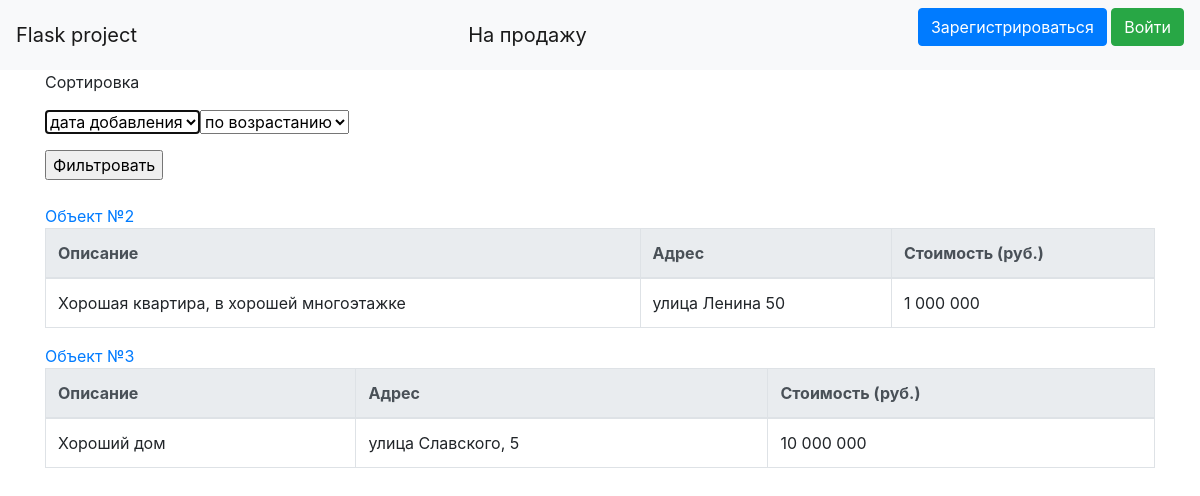
The page / on the database its author committed.
### data/realties.py (models this page shows)
class Realties(SqlAlchemyBase):
    __tablename__ = 'realties'
    id = sqlalchemy.Column(sqlalchemy.Integer, primary_key=True, autoincrement=True)
    photo = sqlalchemy.Column(sqlalchemy.String, nullable=True)
    realtor = sqlalchemy.Column(sqlalchemy.Integer, sqlalchemy.ForeignKey("users.id"))
    house = sqlalchemy.Column(sqlalchemy.String)
    desc = sqlalchemy.Column(sqlalchemy.Text, nullable=True)
    address = sqlalchemy.Column(sqlalchemy.String)
    cost = sqlalchemy.Column(sqlalchemy.String, nullable=True)
    user = orm.relation('User')

### main.py (the view)
@app.route('/', methods=['GET', 'POST'])
def index():
    global sort
    if request.method == 'GET':
        if sort:
            if sort == 'name-up':
                realties = session.query(Realties).order_by(Realties.id)
            elif sort == 'name-down':
                realties = session.query(Realties).order_by(Realties.id)[::-1]
            elif sort == 'cost-up':
                realties = session.query(Realties).order_by(Realties.cost)
            elif sort == 'cost-down':
                realties = session.query(Realties).order_by(Realties.cost)[::-1]
        else:
            realties = session.query(Realties)
        realtor = {}
        for realty in realties:
            user = session.query(User).filter(User.id == realty.realtor).first()
            if user:
                realtor[realty.id] = ' '.join([user.name, user.surname])
            else:
                realtor[realty.id] = ''
        return render_template('index.html', realties=realties, realtor=realtor, title='Квартиры')
    elif request.method == 'POST':
        sort = f'{request.form["sort-by"]}-{request.form["sort"]}'
        return redirect('/')

### templates/index.html (shortened to what this page needs)
<!DOCTYPE HTML>
<html>
    <body>
        {% extends "base.html" %}
        {% block content %}
                <p>Сортировка</p>
                <form method="post">
                    <p><select autofocus name="sort-by">
                        <option value='name'>дата добавления</option>
                    </select><select name='sort'>
                        <option value='up'>по возрастанию</option>
                    </select></p>
                    <input type='submit' value="Фильтровать">
                </form><br>
                {% for realty in realties %}
                    <a href="/realty/{{realty.id}}">Объект №{{realty.id}}</a>
                    <table class='table table-bordered'>
                        <thead class="thead-light">
                            <tr>
                                <th scope="col">Описание</th>
                                <th scope="col">Адрес</th>
                                <th scope="col">Стоимость (руб.)</th>
                            </tr>
                        </thead>
                        <tbody>
                            <tr>
                                <td>
                                    {{realty.desc}}
                                </td>
                                <td>
                                    {{realty.address}}
                                </td>
                                <td>
                                    {{realty.cost}}
                                </td>
                            </tr>
                        </tbody>
                    </table>
                {% endfor %}
        {% endblock %}

### rows shown on the page
Realties: id "2", desc "Хорошая квартира, в хорошей многоэтажке", address "улица Ленина 50", cost "1 000 000"
Realties: id "3", desc "Хороший дом", address "улица Славского, 5", cost "10 000 000"
